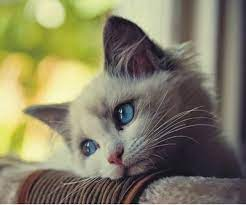
#> input picture Computer Vision with Opencv and Python/2. image processing with opencv/images/kedifoto.jpg, 246 x 205 px, found by its file name
$ python 9_goruntu_esikleme.py
#> lines starting #> are read from the running program, lines starting #| are printed output that depends on the picture; after the words box and inside, x2 and y2 are one past the last pixel; in counts of white or black regions, pixels touching at a corner belong together
import cv2
import matplotlib.pyplot as plt

# resmi ice aktar
img = cv2.imread("kedifoto.jpg")
#> img is the input picture: shape (205, 246, 3); mean B, G, R 100.5, 128.2, 133
img = cv2.cvtColor(img,cv2.COLOR_BGR2GRAY)
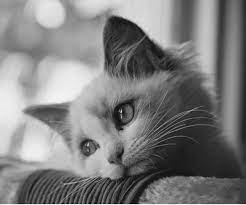
#> img: shape (205, 246); min 1, max 253, mean 126.5

plt.figure()
plt.imshow(img,cmap="gray")
plt.axis("off")
plt.show()

# eşikleme
_,thresh_img = cv2.threshold(img,thresh =90,maxval=255,type=cv2.THRESH_BINARY)
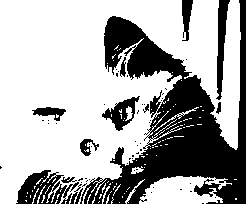
#> thresh_img: shape (205, 246); 67.3% white; 58 black regions (46 under 20 px), largest, box (x1, y1, x2, y2) and area: (80, 0, 246, 204) 13085, (16, 170, 79, 204) 1121, (216, 0, 230, 100) 676
plt.figure()
plt.imshow(thresh_img,cmap="gray")
plt.axis("off")
plt.show()

#uyarlamalı eşik değeri
# her bölgeye ayrı eşik değeri uygulayarak eşikleme yapar
thresh_img2 = cv2.adaptiveThreshold(img,255,cv2.ADAPTIVE_THRESH_MEAN_C,cv2.THRESH_BINARY,11,15)
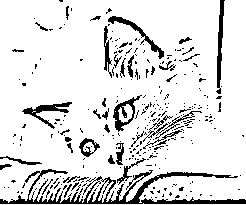
#> thresh_img2: shape (205, 246); 87.4% white; 296 black regions (256 under 20 px), largest, box (x1, y1, x2, y2) and area: (0, 169, 246, 204) 2123, (216, 0, 225, 94) 371, (22, 102, 72, 129) 357
plt.figure()
plt.imshow(thresh_img2,cmap="gray")
plt.axis("off")
plt.show()

$ run again, with Computer Vision with Opencv and Python/2. image processing with opencv/images/animals.jpg copied over Computer Vision with Opencv and Python/2. image processing with opencv/images/kedifoto.jpg
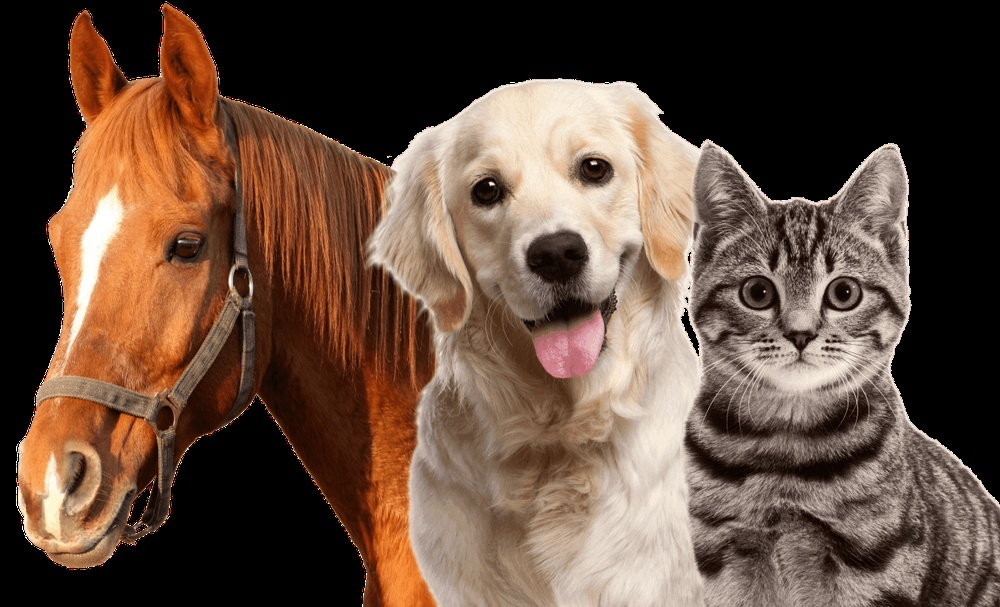
#> input picture Computer Vision with Opencv and Python/2. image processing with opencv/images/animals.jpg, 1000 x 607 px, shrunk from 1339 x 813 before the run, found by its file name
#> img is the input picture: shape (607, 1000, 3); mean B, G, R 61.5, 75.9, 99.5
#> img: shape (607, 1000)
#> `_,thresh_img = cv2.threshold(img,thresh =90,maxval=255,type=cv2.THRESH..`:
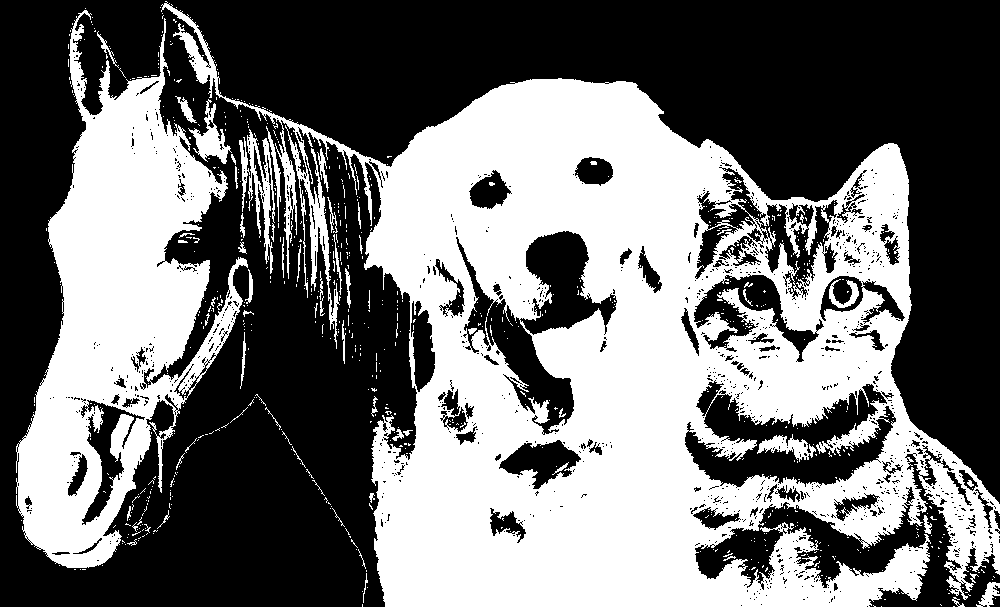
#> thresh_img: shape (607, 1000); 44.3% white; 722 white regions (658 under 20 px), largest, box (x1, y1, x2, y2) and area: (161, 1, 1000, 607) 203433, (16, 10, 248, 568) 56528, (247, 129, 275, 274) 1382
#> `thresh_img2 = cv2.adaptiveThreshold(img,255,cv2.ADAPTIVE_THRESH_MEAN_C..`:
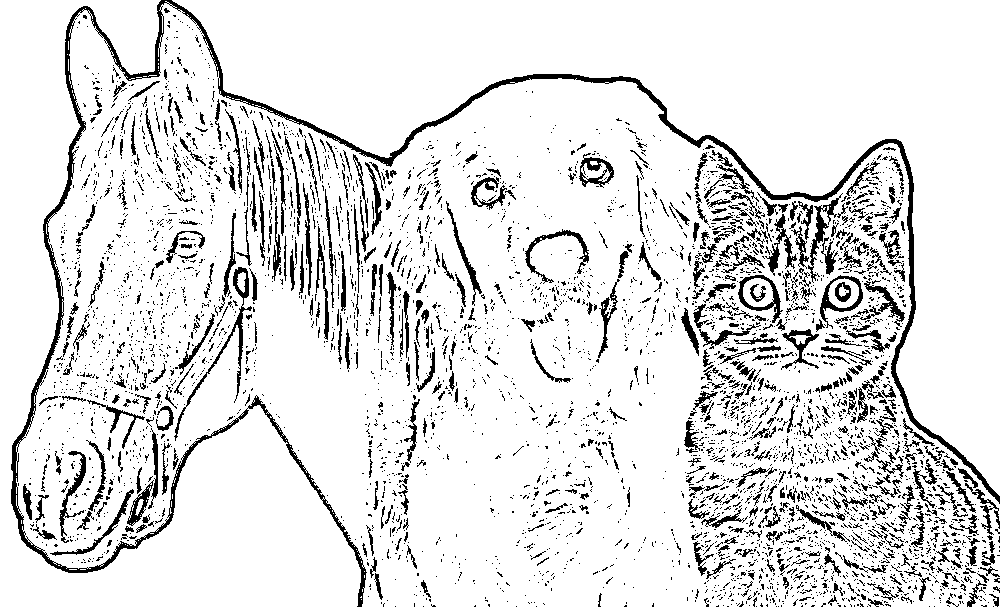
#> thresh_img2: shape (607, 1000); 88.5% white; 4479 black regions (3918 under 20 px), largest, box (x1, y1, x2, y2) and area: (11, 0, 1000, 607) 12141, (174, 267, 252, 441) 948, (525, 229, 589, 284) 567
